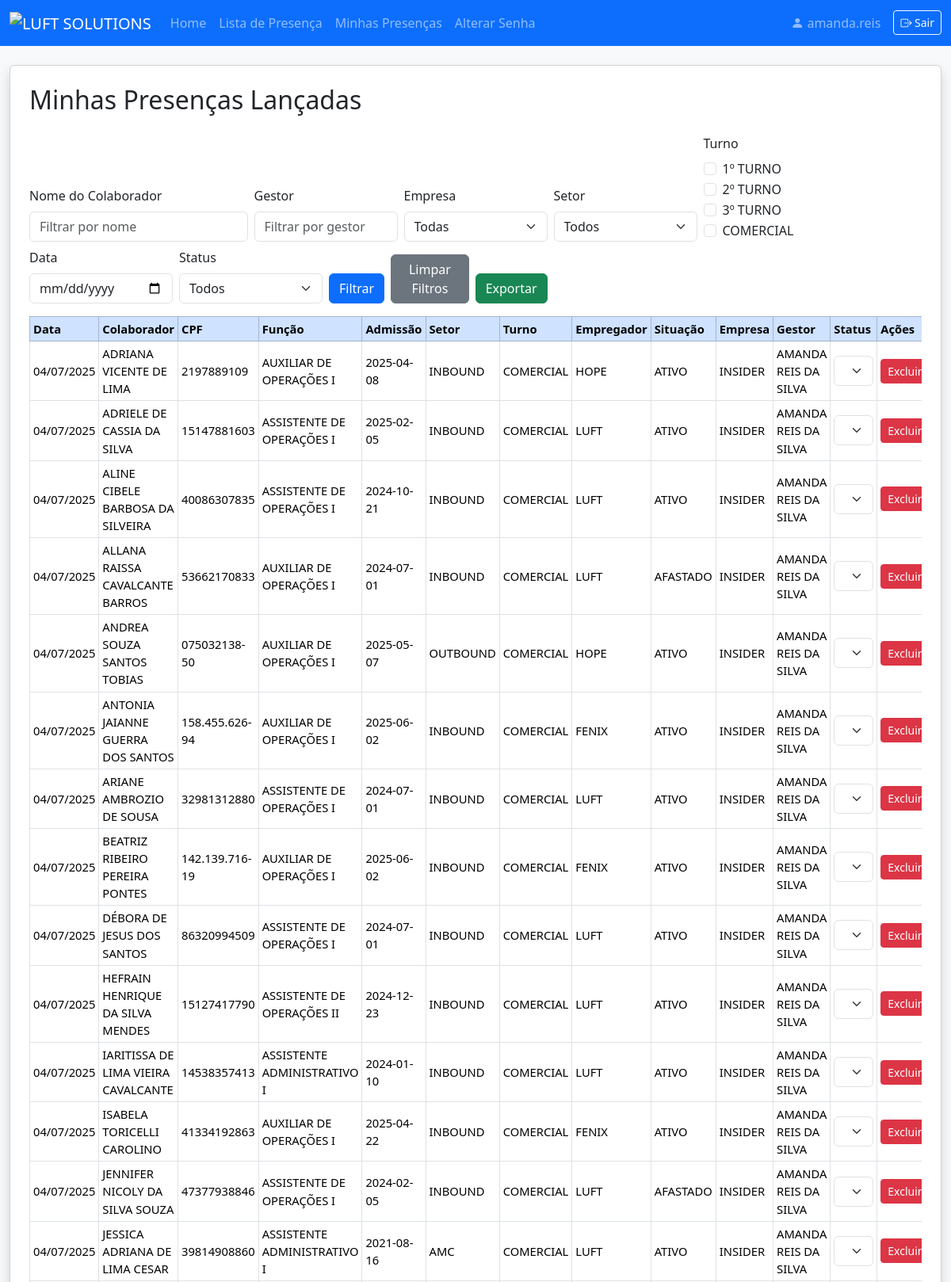
Page /minhas_presencas (signed in, upper part) on the committed database.
### models.py (models this page shows)
class User(db.Model):
    id = db.Column(db.Integer, primary_key=True)
    nome_completo = db.Column(db.String(150), nullable=False)
    username = db.Column(db.String(80), unique=True, nullable=False)
    password = db.Column(db.String(200), nullable=False)
    role = db.Column(db.String(20), nullable=False, default='lider')
    empresa_id = db.Column(db.Integer, db.ForeignKey('empresa.id'))
    setor_id = db.Column(db.Integer, db.ForeignKey('setor.id'))
    empresas = db.relationship('Empresa', secondary=user_empresas, backref='usuarios')
    empresa = db.relationship('Empresa')
    setor = db.relationship('Setor')
    precisa_trocar_senha = db.Column(db.Boolean, default=True)

class Presenca(db.Model):
    id = db.Column(db.Integer, primary_key=True)
    colaborador_id = db.Column(db.Integer, db.ForeignKey('colaborador.id'), nullable=False)
    usuario_id = db.Column(db.Integer, db.ForeignKey('user.id'), nullable=False)
    data = db.Column(db.Date, nullable=False)
    status = db.Column(db.String(30), nullable=False, default='ausente')
    colaborador = db.relationship('Colaborador')
    usuario = db.relationship('User')

class Colaborador(db.Model):
    id = db.Column(db.Integer, primary_key=True)
    nome = db.Column(db.String(150), nullable=False)
    cpf = db.Column(db.String(14), unique=True, nullable=False)
    funcao = db.Column(db.String(100))
    admissao = db.Column(db.String(30), nullable=False)
    setor_id = db.Column(db.Integer, db.ForeignKey('setor.id'))
    empresa_id = db.Column(db.Integer, db.ForeignKey('empresa.id'))
    turno = db.Column(db.String(30))
    empregador = db.Column(db.String(150))
    situacao = db.Column(db.String(50))
    gestor = db.Column(db.String(150))
    setor = db.relationship('Setor')
    empresa = db.relationship('Empresa')

class Setor(db.Model):
    id = db.Column(db.Integer, primary_key=True)
    nome = db.Column(db.String(100), unique=True, nullable=False)

class Empresa(db.Model):
    id = db.Column(db.Integer, primary_key=True)
    nome = db.Column(db.String(100), unique=True, nullable=False)

### app.py (the view, shortened to what this page needs)
@app.route('/minhas_presencas', methods=['GET', 'POST'])
@login_required
def minhas_presencas():
    if g.user is None:
        flash('Faça login para acessar esta página.')
        return redirect(url_for('login'))
    user = g.user
    if request.method == 'POST':
        filtro_turno = request.form.getlist('filtro_turno')
        filtro_nome = request.form.get('filtro_nome', '')
        filtro_empresa = request.form.get('filtro_empresa', '')
        filtro_setor = request.form.get('filtro_setor', '')
        filtro_data = request.form.get('filtro_data', '')
        filtro_gestor = request.form.get('filtro_gestor', '')
        filtro_status = request.form.get('filtro_status', '')
    else:
        filtro_turno = request.args.getlist('filtro_turno')
        filtro_nome = request.args.get('filtro_nome', '')
        filtro_empresa = request.args.get('filtro_empresa', '')
        filtro_setor = request.args.get('filtro_setor', '')
        filtro_data = request.args.get('filtro_data', '')
        filtro_gestor = request.args.get('filtro_gestor', '')
        filtro_status = request.args.get('filtro_status', '')
    empresas = Empresa.query.order_by(Empresa.nome).all()
    setores = Setor.query.order_by(Setor.nome).all()
    query = Presenca.query.join(Colaborador)
    if user.role in ['admin', 'master', 'rh']:
        pass
    elif user.role == 'coordenador':
        empresa_ids = [e.id for e in user.empresas]
        query = query.filter(Colaborador.empresa_id.in_(empresa_ids))
    else:
        query = query.filter(Colaborador.gestor == user.nome_completo)
    if filtro_nome:
        query = query.filter(Colaborador.nome.ilike(f'%{filtro_nome}%'))
    if filtro_empresa:
        query = query.filter(Colaborador.empresa_id == int(filtro_empresa))
    if filtro_setor:
        query = query.filter(Colaborador.setor_id == int(filtro_setor))
    if filtro_turno:
        query = query.filter(Colaborador.turno.in_(filtro_turno))
    if filtro_data:
        try:
            data_filtro = datetime.strptime(filtro_data, '%Y-%m-%d').date()
            query = query.filter(Presenca.data == data_filtro)
        except Exception:
            pass
    if filtro_gestor:
        query = query.filter(Colaborador.gestor.ilike(f'%{filtro_gestor}%'))
    if filtro_status:
        query = query.filter(Presenca.status == filtro_status)
    presencas = query.order_by(Presenca.data.desc()).all()
    gestores = [g[0] for g in db.session.query(Colaborador.gestor).filter(Colaborador.gestor != None).distinct().order_by(Colaborador.gestor).all()]
    status_list = [
        ('ausente', 'Ausente'),
        ('presente', 'Presente'),
        ('atestado', 'Atestado'),
        ('folga', 'Folga'),
        ('dayoff', 'Dayoff'),
        ('falta_injustificada', 'Falta Injustificada'),
        ('ferias', 'Férias'),
        ('licenca_maternidade', 'Licença Maternidade')
    ]
    return render_template(
        'minhas_presencas.html',
        user=g.user,
        presencas=presencas,
        filtro_nome=filtro_nome,
        filtro_empresa=filtro_empresa,
        filtro_setor=filtro_setor,
        filtro_turno=filtro_turno,
        filtro_data=filtro_data,
        filtro_gestor=filtro_gestor,
        filtro_status=filtro_status,
        empresas=empresas,
        setores=setores,
        gestores=gestores,
        status_list=status_list
    )

### app.py (called while the page is built)
@app.after_request
def add_no_cache_headers(response):
    response.headers['Cache-Control'] = 'no-store, no-cache, must-revalidate, private'
    response.headers['Pragma'] = 'no-cache'
    response.headers['Expires'] = '0'
    return response

@app.before_request
def load_logged_in_user():
    user_id = session.get('user_id')
    g.user = None
    if user_id is not None:
        g.user = User.query.get(user_id)
    public_routes = ['login', 'static', 'home']
    if not g.user and request.endpoint not in public_routes:
        flash('Faça login para acessar esta página.')
        return redirect(url_for('login', next=request.url))

def login_required(f):
    @wraps(f)
    def decorated_function(*args, **kwargs):
        if g.user is None:
            flash('Faça login para acessar esta página.')
            return redirect(url_for('login', next=request.url))
        return f(*args, **kwargs)
    return decorated_function

def has_permission(user, perm_field):
    if not user:
        return False
    if user.username == MASTER_USER:
        return True
    perm = Permission.query.filter_by(role=user.role).first()
    return getattr(perm, perm_field, False) if perm else False

### templates/minhas_presencas.html (shortened to what this page needs)
<!DOCTYPE html>
<html lang="pt-br">
<head>
    <link href="https://cdn.jsdelivr.net/npm/bootstrap@5.3.3/dist/css/bootstrap.min.css" rel="stylesheet">
</head>
<body class="bg-light">
{% extends "navbar.html" %}
{% block content %}
<div class="card shadow p-4 mb-4">
    <h2 class="mb-4">Minhas Presenças Lançadas</h2>
    <form method="get" class="row align-items-end g-2 mb-3" autocomplete="off">
        <div class="col-md-3">
            <label for="filtro_nome" class="form-label">Nome do Colaborador</label>
            <input type="text" class="form-control" id="filtro_nome" name="filtro_nome" value="{{ filtro_nome or '' }}" placeholder="Filtrar por nome" autocomplete="off">
        </div>
        <div class="col-md-2">
            <label for="filtro_gestor" class="form-label">Gestor</label>
            <input type="text" class="form-control" id="filtro_gestor" name="filtro_gestor" value="{{ filtro_gestor or '' }}" placeholder="Filtrar por gestor" list="gestoresList" autocomplete="off">
        </div>
        <div class="col-md-2">
            <label for="filtro_empresa" class="form-label">Empresa</label>
            <select class="form-select" id="filtro_empresa" name="filtro_empresa">
                <option value="">Todas</option>
            </select>
        </div>
        <div class="col-md-2">
            <label for="filtro_setor" class="form-label">Setor</label>
            <select class="form-select" id="filtro_setor" name="filtro_setor">
                <option value="">Todos</option>
            </select>
        </div>
        <div class="col-md-2">
            <label class="form-label d-block">Turno</label>
            {% set turnos_list = ['1º TURNO', '2º TURNO', '3º TURNO', 'COMERCIAL'] %}
            {% for turno in turnos_list %}
                <div class="form-check form-check-inline">
                    <input class="form-check-input" type="checkbox" name="filtro_turno" value="{{ turno }}"
                        id="turno_{{ loop.index }}"
                        {% if filtro_turno and turno in filtro_turno %}checked{% endif %}>
                    <label class="form-check-label" for="turno_{{ loop.index }}">{{ turno }}</label>
                </div>
            {% endfor %}
        </div>
        <div class="col-md-2">
            <label for="filtro_data" class="form-label">Data</label>
            <input type="date" class="form-control" id="filtro_data" name="filtro_data" value="{{ filtro_data or '' }}">
        </div>
        <div class="col-md-2">
            <label for="filtro_status" class="form-label">Status</label>
            <select class="form-select" id="filtro_status" name="filtro_status">
                <option value="">Todos</option>
            </select>
        </div>
        <div class="col-md-3 d-flex align-items-end gap-2">
            <button class="btn btn-primary" type="submit">Filtrar</button>
            <a href="{{ url_for('minhas_presencas') }}" class="btn btn-secondary">Limpar Filtros</a>
            <a href="{{ url_for('export_minhas_presencas',
                filtro_nome=filtro_nome,
                filtro_empresa=filtro_empresa,
                filtro_setor=filtro_setor,
                filtro_turno=filtro_turno,
                filtro_data=filtro_data,
                filtro_gestor=filtro_gestor
            ) }}" class="btn btn-success">Exportar</a>
        </div>
    </form>
    <form method="POST">
        <div class="table-responsive">
            <table class="table table-bordered table-hover table-sm align-middle" style="font-size:0.92rem;">
                <thead class="table-primary">
                    <tr>
                        <th>Data</th>
                        <th>Colaborador</th>
                        <th>CPF</th>
                        <th>Função</th>
                        <th>Admissão</th>
                        <th>Setor</th>
                        <th>Turno</th>
                        <th>Empregador</th>
                        <th>Situação</th>
                        <th>Empresa</th>
                        <th>Gestor</th>
                        <th>Status</th>
                        <th>Ações</th>
                    </tr>
                </thead>
                <tbody>
                    {% for p in presencas %}
                    <tr>
                        <td>{{ p.data.strftime('%d/%m/%Y') }}</td>
                        <td>{{ p.colaborador.nome }}</td>
                        <td>{{ p.colaborador.cpf }}</td>
                        <td>{{ p.colaborador.funcao }}</td>
                        <td>{{ p.colaborador.admissao }}</td>
                        <td>{{ p.colaborador.setor.nome if p.colaborador.setor else '' }}</td>
                        <td>{{ p.colaborador.turno }}</td>
                        <td>{{ p.colaborador.empregador }}</td>
                        <td>{{ p.colaborador.situacao }}</td>
                        <td>{{ p.colaborador.empresa.nome if p.colaborador.empresa else '' }}</td>
                        <td>{{ p.colaborador.gestor }}</td>
                        <td>
                            <select name="status_{{ p.id }}" class="form-select">
                                <option value="ausente" {% if p.status == 'ausente' %}selected{% endif %}>Ausente</option>
                                <option value="presente" {% if p.status == 'presente' %}selected{% endif %}>Presente</option>
                                <option value="licenca_maternidade" {% if p.status == 'licenca_maternidade' %}selected{% endif %}>Licença Maternidade</option>
                            </select>
                        </td>
                        <td>
                            <button type="button" class="btn btn-sm btn-danger" onclick="excluirPresenca({{ p.id }})">Excluir</button>
                        </td>
                    </tr>
                    {% endfor %}
                </tbody>
            </table>
        </div>
    </form>
</div>
{% endblock %}

### templates/navbar.html (shortened to what this page needs)
<!DOCTYPE html>
<html lang="pt-br">
<head>
  <link href="https://cdn.jsdelivr.net/npm/bootstrap@5.3.3/dist/css/bootstrap.min.css" rel="stylesheet">
  <link rel="stylesheet" href="https://cdn.jsdelivr.net/npm/bootstrap-icons@1.11.3/font/bootstrap-icons.min.css">
</head>
<body class="bg-light">
  <nav class="navbar navbar-expand-lg navbar-dark bg-primary">
    <div class="container-fluid">
      <a class="navbar-brand" href="#">
        <img src="https://i.postimg.cc/hPGVrc5f/LUFT-SOLUTIONS.webp" alt="LUFT SOLUTIONS" style="height:48px;">
      </a>
      <div class="collapse navbar-collapse" id="mainNavbar">
        <ul class="navbar-nav me-auto mb-2 mb-lg-0">
          {% if user and has_permission(user, 'can_access_index') %}
          <li class="nav-item">
            <a class="nav-link" href="{{ url_for('index') }}">Home</a>
          </li>
          {% endif %}
          {% if user and has_permission(user, 'can_access_lista_presenca') %}
          <li class="nav-item">
            <a class="nav-link" href="{{ url_for('lista_presenca') }}">Lista de Presença</a>
          </li>
          <li class="nav-item">
            <a class="nav-link" href="{{ url_for('minhas_presencas') }}">Minhas Presenças</a>
          </li>
          {% endif %}
          {% if user %}
          <li class="nav-item">
              <a class="nav-link" href="{{ url_for('alterar_senha') }}">Alterar Senha</a>
          </li>
          {% endif %}
        </ul>
        {% if user %}
        <div class="d-flex align-items-center">
          <span class="navbar-text me-3">
            <i class="bi bi-person-fill"></i> {{ user.username }}
          </span>
          <a href="{{ url_for('logout') }}" class="btn btn-outline-light btn-sm" title="Sair">
            <i class="bi bi-box-arrow-right"></i> Sair
          </a>
        </div>
        {% endif %}
      </div>
    </div>
  </nav>
  <div class="container-fluid" style="padding-top: 24px;">
    {% block content %}{% endblock %}
  </div>
</body>
</html>

### rows in the picture
User: username "amanda.reis"
Presenca: data "04/07/2025", colaborador.nome "ADRIANA VICENTE DE LIMA", colaborador.cpf "2197889109", colaborador.funcao "AUXILIAR DE OPERAÇÕES I", colaborador.admissao "2025-04-08", colaborador.setor "INBOUND", colaborador.turno "COMERCIAL", colaborador.empregador "HOPE", colaborador.situacao "ATIVO", colaborador.empresa "INSIDER", colaborador.gestor "AMANDA REIS DA SILVA", status+id "Presente"
Presenca: data "04/07/2025", colaborador.nome "ADRIELE DE CASSIA DA SILVA", colaborador.cpf "15147881603", colaborador.funcao "ASSISTENTE DE OPERAÇÕES I", colaborador.admissao "2025-02-05", colaborador.setor "INBOUND", colaborador.turno "COMERCIAL", colaborador.empregador "LUFT", colaborador.situacao "ATIVO", colaborador.empresa "INSIDER", colaborador.gestor "AMANDA REIS DA SILVA", status+id "Presente"
Presenca: data "04/07/2025", colaborador.nome "ALINE CIBELE BARBOSA DA SILVEIRA", colaborador.cpf "40086307835", colaborador.funcao "ASSISTENTE DE OPERAÇÕES I", colaborador.admissao "2024-10-21", colaborador.setor "INBOUND", colaborador.turno "COMERCIAL", colaborador.empregador "LUFT", colaborador.situacao "ATIVO", colaborador.empresa "INSIDER", colaborador.gestor "AMANDA REIS DA SILVA", status+id "Presente"
Presenca: data "04/07/2025", colaborador.nome "ALLANA RAISSA CAVALCANTE BARROS", colaborador.cpf "53662170833", colaborador.funcao "AUXILIAR DE OPERAÇÕES I", colaborador.admissao "2024-07-01", colaborador.setor "INBOUND", colaborador.turno "COMERCIAL", colaborador.empregador "LUFT", colaborador.situacao "AFASTADO", colaborador.empresa "INSIDER", colaborador.gestor "AMANDA REIS DA SILVA", status+id "Licença Maternidade"
Presenca: data "04/07/2025", colaborador.nome "ANDREA SOUZA SANTOS TOBIAS", colaborador.cpf "075032138-50", colaborador.funcao "AUXILIAR DE OPERAÇÕES I", colaborador.admissao "2025-05-07", colaborador.setor "OUTBOUND", colaborador.turno "COMERCIAL", colaborador.empregador "HOPE", colaborador.situacao "ATIVO", colaborador.empresa "INSIDER", colaborador.gestor "AMANDA REIS DA SILVA", status+id "Presente"
Presenca: data "04/07/2025", colaborador.nome "ANTONIA JAIANNE GUERRA DOS SANTOS", colaborador.cpf "158.455.626-94", colaborador.funcao "AUXILIAR DE OPERAÇÕES I", colaborador.admissao "2025-06-02", colaborador.setor "INBOUND", colaborador.turno "COMERCIAL", colaborador.empregador "FENIX", colaborador.situacao "ATIVO", colaborador.empresa "INSIDER", colaborador.gestor "AMANDA REIS DA SILVA", status+id "Presente"
Presenca: data "04/07/2025", colaborador.nome "ARIANE AMBROZIO DE SOUSA", colaborador.cpf "32981312880", colaborador.funcao "ASSISTENTE DE OPERAÇÕES I", colaborador.admissao "2024-07-01", colaborador.setor "INBOUND", colaborador.turno "COMERCIAL", colaborador.empregador "LUFT", colaborador.situacao "ATIVO", colaborador.empresa "INSIDER", colaborador.gestor "AMANDA REIS DA SILVA", status+id "Presente"
Presenca: data "04/07/2025", colaborador.nome "BEATRIZ RIBEIRO PEREIRA PONTES", colaborador.cpf "142.139.716-19", colaborador.funcao "AUXILIAR DE OPERAÇÕES I", colaborador.admissao "2025-06-02", colaborador.setor "INBOUND", colaborador.turno "COMERCIAL", colaborador.empregador "FENIX", colaborador.situacao "ATIVO", colaborador.empresa "INSIDER", colaborador.gestor "AMANDA REIS DA SILVA", status+id "Presente"
Presenca: data "04/07/2025", colaborador.nome "DÉBORA DE JESUS DOS SANTOS", colaborador.cpf "86320994509", colaborador.funcao "ASSISTENTE DE OPERAÇÕES I", colaborador.admissao "2024-07-01", colaborador.setor "INBOUND", colaborador.turno "COMERCIAL", colaborador.empregador "LUFT", colaborador.situacao "ATIVO", colaborador.empresa "INSIDER", colaborador.gestor "AMANDA REIS DA SILVA", status+id "Ausente"
Presenca: data "04/07/2025", colaborador.nome "HEFRAIN HENRIQUE DA SILVA MENDES", colaborador.cpf "15127417790", colaborador.funcao "ASSISTENTE DE OPERAÇÕES II", colaborador.admissao "2024-12-23", colaborador.setor "INBOUND", colaborador.turno "COMERCIAL", colaborador.empregador "LUFT", colaborador.situacao "ATIVO", colaborador.empresa "INSIDER", colaborador.gestor "AMANDA REIS DA SILVA", status+id "Presente"
Presenca: data "04/07/2025", colaborador.nome "IARITISSA DE LIMA VIEIRA CAVALCANTE", colaborador.cpf "14538357413", colaborador.funcao "ASSISTENTE ADMINISTRATIVO I", colaborador.admissao "2024-01-10", colaborador.setor "INBOUND", colaborador.turno "COMERCIAL", colaborador.empregador "LUFT", colaborador.situacao "ATIVO", colaborador.empresa "INSIDER", colaborador.gestor "AMANDA REIS DA SILVA", status+id "Presente"
Presenca: data "04/07/2025", colaborador.nome "ISABELA TORICELLI CAROLINO", colaborador.cpf "41334192863", colaborador.funcao "AUXILIAR DE OPERAÇÕES I", colaborador.admissao "2025-04-22", colaborador.setor "INBOUND", colaborador.turno "COMERCIAL", colaborador.empregador "FENIX", colaborador.situacao "ATIVO", colaborador.empresa "INSIDER", colaborador.gestor "AMANDA REIS DA SILVA", status+id "Presente"
Presenca: data "04/07/2025", colaborador.nome "JENNIFER NICOLY DA SILVA SOUZA", colaborador.cpf "47377938846", colaborador.funcao "ASSISTENTE DE OPERAÇÕES I", colaborador.admissao "2024-02-05", colaborador.setor "INBOUND", colaborador.turno "COMERCIAL", colaborador.empregador "LUFT", colaborador.situacao "AFASTADO", colaborador.empresa "INSIDER", colaborador.gestor "AMANDA REIS DA SILVA", status+id "Licença Maternidade"
Presenca: data "04/07/2025", colaborador.nome "JESSICA ADRIANA DE LIMA CESAR", colaborador.cpf "39814908860", colaborador.funcao "ASSISTENTE ADMINISTRATIVO I", colaborador.admissao "2021-08-16", colaborador.setor "AMC", colaborador.turno "COMERCIAL", colaborador.empregador "LUFT", colaborador.situacao "ATIVO", colaborador.empresa "INSIDER", colaborador.gestor "AMANDA REIS DA SILVA", status+id "Presente"

### other values in the picture
{{ turno }} "1º TURNO" "2º TURNO" "3º TURNO" "COMERCIAL"
